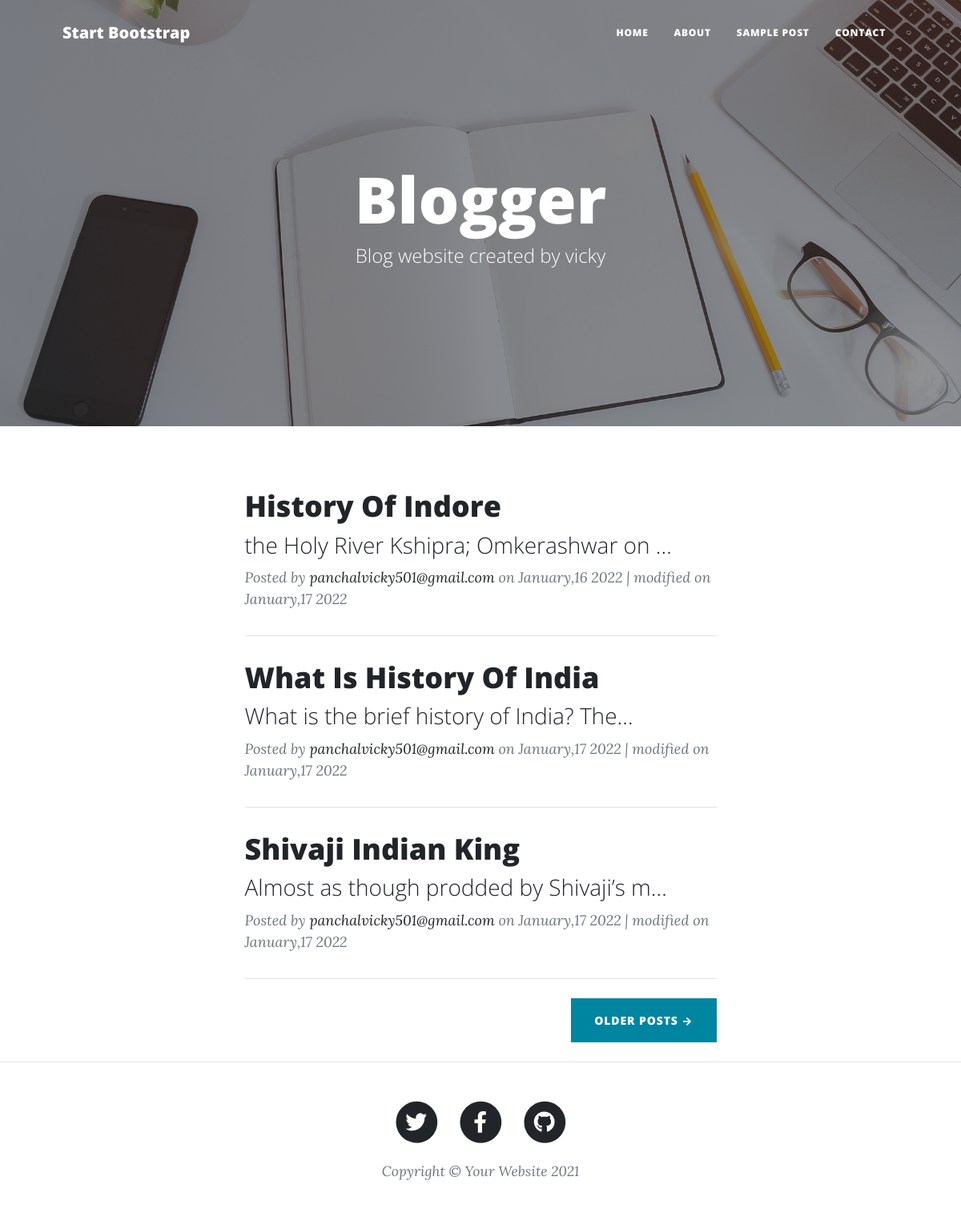
The page / on the database its author committed.
### blog/models.py (models this page shows, shortened)
class Post(models.Model):
    STATUS_CHOICES = (
        ('DRAFT','Draft'),
        ('PUBLISHED','Published'),
        ('ARCHIEVED','Archieved')
    )
    title = models.TextField(max_length=125)
    content = models.TextField()
    summary = models.TextField(max_length=500, blank=True, null=True )
    slug = models.SlugField(max_length=125)
    auther = models.ForeignKey(User,on_delete= models.PROTECT)
    tags = models.ManyToManyField(Tag,related_name="posts")
    status = models.CharField(max_length=12 , choices=STATUS_CHOICES, default='DRAFT')
    created_at = models.DateTimeField(auto_now_add=True)
    modified_at = models.DateTimeField(auto_now=True)
    class Meta:
        ordering = ["-modified_at"]

### account/models.py (models this page shows, shortened)
class CustomUser(AbstractBaseUser):
    email = models.EmailField(
        verbose_name='email address',
        max_length=255,
        unique=True,
    )
    is_active = models.BooleanField(default=True)
    staff = models.BooleanField(default=False) # a admin user; non super-user
    admin = models.BooleanField(default=False) # a superuser
    objects = CustomUserManager()
    USERNAME_FIELD = 'email'
    REQUIRED_FIELDS = [] # Email & Password are required by default.
    def __str__(self):
        return self.email

### blog/views.py (the view)
# urls.py: path("",home_view, name= "home")
def home_view(request, *args, **kwargs):
    posts = Post.objects.filter(status = "PUBLISHED")
    context_data = {
        "title": "Home Blog | Posts",
        "posts": posts
    }
    return render(request, "blog/index.html", context_data)

### template/blog/index.html (shortened to what this page needs)
{% extends 'base.html' %}
{% block content %}
<div class="container px-4 px-lg-5">
    <div class="row gx-4 gx-lg-5 justify-content-center">
        <div class="col-md-10 col-lg-8 col-xl-7">
            {% for post in posts %}
            <div class="post-preview">
                <a href="#">
                    <h2 class="post-title">{{post.title|title}}</h2>
                    <h3 class="post-subtitle">{{post.summary|truncatechars:40}}</h3>
                </a>
                <p class="post-meta">
                    Posted by
                    <a href="#!">{{post.auther}}</a>
                    on {{post.created_at|date:"F,d Y"}}
                    | modified on {{post.modified_at|date:"F,d Y"}}
                </p>
            </div>
            <hr class="my-4" />
            {% endfor %}
            <div class="d-flex justify-content-end mb-4"><a class="btn btn-primary text-uppercase" href="#!">Older Posts →</a></div>
        </div>
    </div>
</div>
{% endblock content %}

### rows shown on the page
Post: title "History Of Indore", summary "the Holy River Kshipra; Omkerashwar on …", auther "panchalvicky501@gmail.com", created_at "January,16 2022", modified_at "January,17 2022"
Post: title "What Is History Of India", summary "What is the brief history of India? The…", auther "panchalvicky501@gmail.com", created_at "January,17 2022", modified_at "January,17 2022"
Post: title "Shivaji Indian King", summary "Almost as though prodded by Shivaji’s m…", auther "panchalvicky501@gmail.com", created_at "January,17 2022", modified_at "January,17 2022"
